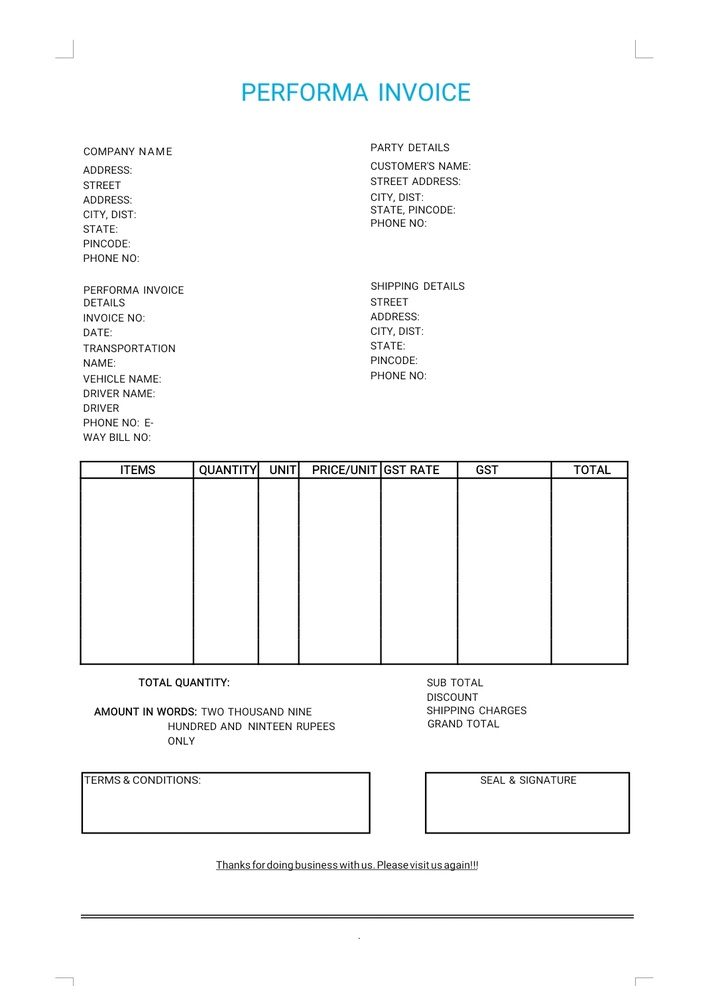
#> input picture data/invoices/real/performa_invoice.jpg, 716 x 986 px, shrunk from 1080 x 1487 before the run
$ python -i layout_analysis.py   (imports and definitions only)
#> lines starting #> are read from the running program, lines starting #| are printed output that depends on the picture; after the words box and inside, x2 and y2 are one past the last pixel; in counts of white or black regions, pixels touching at a corner belong together
"""
Document layout analysis (the "analysis" half of the project).

Given a clean grayscale page it finds:
  * character-level connected components (for visualisation), and
  * text regions, each classified as text / table / image / header-footer.

This is classical computer vision, but built for speed: the old pure-Python
Run-Length-Smoothing and recursive X-Y cut were O(H*W) Python loops (seconds
per page). They are replaced here by equivalent OpenCV morphology, which is
both faster and cleaner. Layout is descriptive metadata for the UI and the
structured output; recognition itself is handled by the OCR engine.
"""

import cv2


class ConnectedComponentAnalyzer:
    """8-connected component extraction over a foreground (white-on-black) mask."""

    def find_components(self, fg_binary):
        num, _, stats, _ = cv2.connectedComponentsWithStats(fg_binary, connectivity=8)
        comps = []
        for i in range(1, num):  # skip background label 0
            x, y, w, h = (int(stats[i, cv2.CC_STAT_LEFT]),
                          int(stats[i, cv2.CC_STAT_TOP]),
                          int(stats[i, cv2.CC_STAT_WIDTH]),
                          int(stats[i, cv2.CC_STAT_HEIGHT]))
            area = int(stats[i, cv2.CC_STAT_AREA])
            comps.append({
                "bbox": (x, y, w, h),
                "area": area,
                "aspect_ratio": w / float(h) if h else 0.0,
            })
        return comps

    def filter_char_components(self, comps, img_w, img_h):
        """Keep blobs that are plausibly individual characters."""
        max_w = max(40, img_w // 8)
        max_h = max(60, img_h // 12)
        return [c for c in comps
                if 8 <= c["area"] <= max_w * max_h
                and c["bbox"][2] <= max_w and c["bbox"][3] <= max_h
                and 0.05 <= c["aspect_ratio"] <= 15.0]


class RegionClassifier:
    """Classify a region as text / table / image / header-footer."""

    def __init__(self, header_footer_ratio=0.12):
        self.header_footer_ratio = header_footer_ratio

    def classify_region(self, binary_text0, bbox):
        """binary_text0: text=0, background=255 (Otsu output)."""
        x, y, w, h = bbox
        roi = binary_text0[y:y + h, x:x + w]
        if roi.size == 0:
            return "unknown"

        img_h = binary_text0.shape[0]
        rel_top = y / img_h
        rel_bot = (y + h) / img_h
        density = float((roi == 0).mean())
        aspect = w / float(h) if h else 1.0
        h_lines = self._count_horizontal_lines(roi)

        if rel_top < self.header_footer_ratio or rel_bot > 1 - self.header_footer_ratio:
            return "header_footer"
        if h_lines >= 3 and aspect > 1.5:
            return "table"
        if density < 0.02:
            return "image"
        return "text"

    @staticmethod
    def _count_horizontal_lines(roi):
        proj = (roi == 0).sum(axis=1)
        threshold = roi.shape[1] * 0.6
        count, in_line = 0, False
        for v in proj:
            if v > threshold:
                if not in_line:
                    count += 1
                    in_line = True
            else:
                in_line = False
        return count


class LayoutAnalyzer:
    """Facade: char components + classified text regions from a grayscale page."""

    def __init__(self):
        self.cca = ConnectedComponentAnalyzer()
        self.classifier = RegionClassifier()

    def analyze(self, gray):
        if gray.ndim == 3:
            gray = cv2.cvtColor(gray, cv2.COLOR_BGR2GRAY)
        h, w = gray.shape
#> h = 986; w = 716

        # Otsu binary in the classic "text=0, background=255" convention.
        binary = cv2.threshold(gray, 0, 255,
                               cv2.THRESH_BINARY + cv2.THRESH_OTSU)[1]
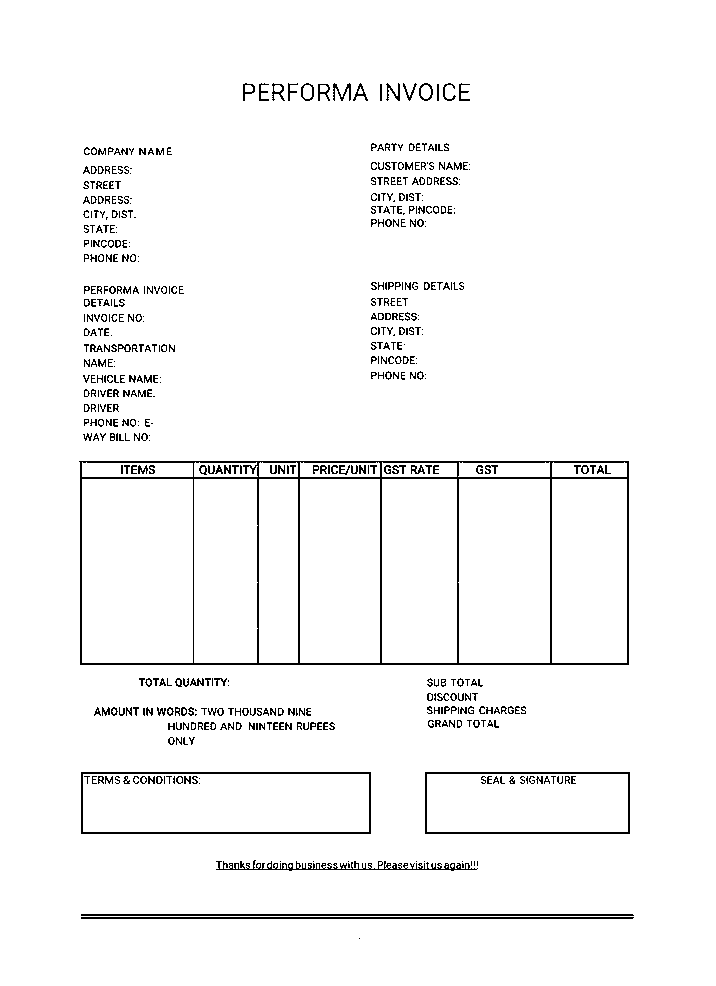
#> binary: shape (986, 716); 96.6% white; black in thin lines or dots, all inside (x1, y1, x2, y2) = (79, 83, 634, 939)
        fg = cv2.bitwise_not(binary)  # foreground (ink) = 255 for morphology/CC

        # Character-level components (for the recognition visualisation).
        char_comps = self.cca.filter_char_components(
            self.cca.find_components(fg), w, h)
#> in find_components, `num, _, stats, _ = cv2.connectedComponentsWithStats(fg_binary, connect..`: num = 532; stats = 532 rows, first 6: [0, 0, 716, 986, 682251], [243, 83, 12, 18, 77], [259, 83, 10, 18, 74], [272, 83, 13, 18, 85], [288, 83, 10, 18, 58], [301, 83, 13, 18, 82]
#> the loop in find_components, `for i in range(1, num):` made 531 passes
#> after the loop in find_components, `for i in range(1, num):`: comps = 531 items
#> in filter_char_components, `max_w = max(40, img_w // 8)`: max_w = 89
#> char_comps = 454 items

        # Region smear: close horizontally so characters merge into lines, then
        # dilate vertically so adjacent lines merge into paragraph/table blocks.
        kx = max(10, w // 40)
#> kx = 17
        smear = cv2.morphologyEx(
            fg, cv2.MORPH_CLOSE, cv2.getStructuringElement(cv2.MORPH_RECT, (kx, 1)))
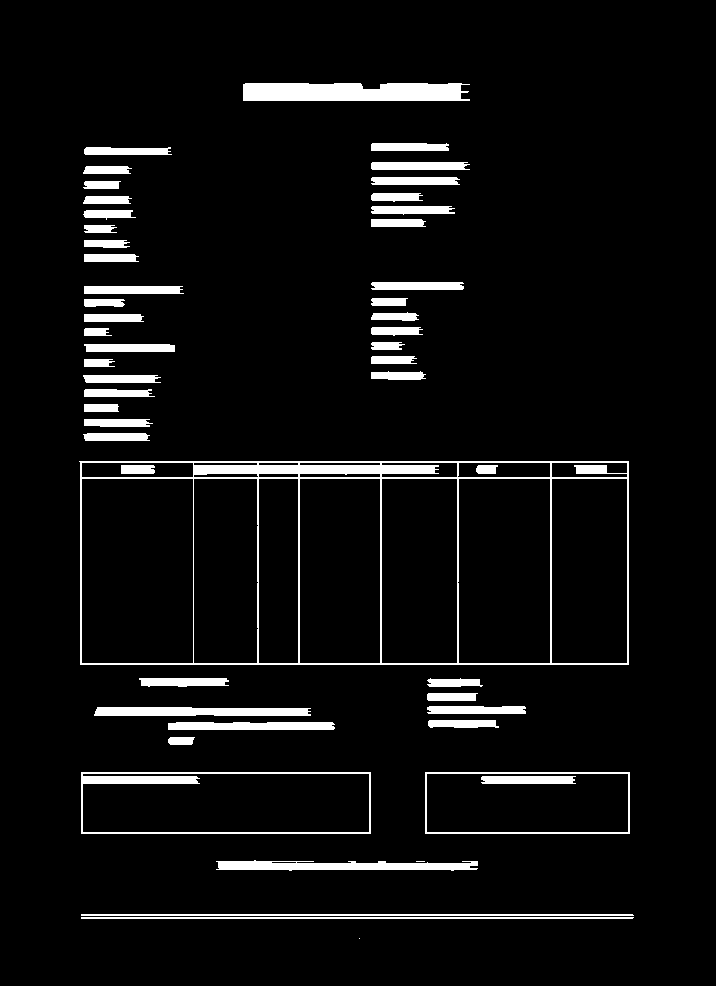
#> smear: shape (986, 716); 5.9% white; 52 white regions (2 under 20 px), largest, box (x1, y1, x2, y2) and area: (79, 461, 629, 665) 8708, (243, 83, 470, 101) 3807, (81, 772, 371, 834) 2312
        ky = max(3, h // 250)
#> ky = 3
        smear = cv2.dilate(
            smear, cv2.getStructuringElement(cv2.MORPH_RECT, (1, ky)))
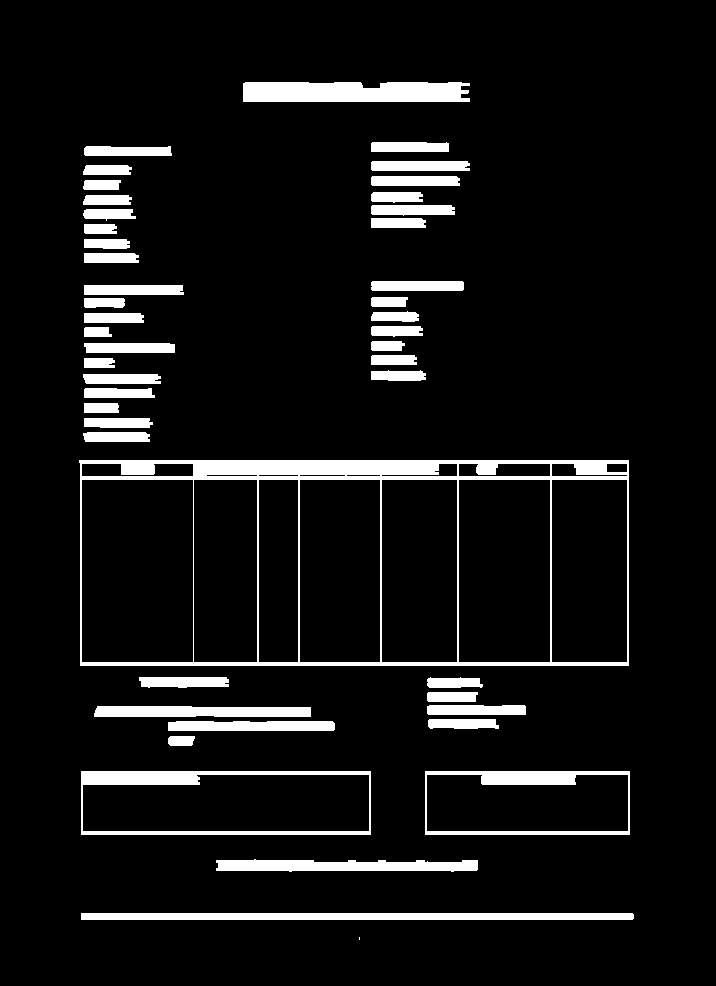
#> smear: shape (986, 716); 8% white; 47 white regions (1 under 20 px), largest, box (x1, y1, x2, y2) and area: (79, 460, 629, 666) 13143, (243, 82, 470, 102) 4295, (81, 913, 634, 920) 3869

        # Region boxes from the smeared image.
        min_area = w * h * 0.0004
#> min_area = 282.4
        regions = []
        for c in self.cca.find_components(smear):
            x, y, bw, bh = c["bbox"]
            if c["area"] < min_area or bw < w * 0.03:
                continue
            regions.append({
                "bbox": (x, y, bw, bh),
                "type": self.classifier.classify_region(binary, (x, y, bw, bh)),
            })
#> this loop made 47 passes
#> (bw, bh, w in classify_region, h in classify_region, rel_top in classify_region, rel_bot in classify_region) on passes 2 to 13: (78, 10, 78, 10, 0.144, 0.154), (88, 10, 88, 10, 0.148, 0.158), (99, 10, 99, 10, 0.163, 0.173), (49, 10, 49, 10, 0.167, 0.177), (89, 10, 89, 10, 0.178, 0.189), (38, 10, 38, 10, 0.183, 0.193), (52, 11, 52, 11, 0.195, 0.206), (49, 10, 49, 10, 0.198, 0.208), (84, 11, 84, 11, 0.208, 0.219), (53, 12, 53, 12, 0.212, 0.224), (55, 10, 55, 10, 0.221, 0.231), (33, 10, 33, 10, 0.227, 0.237)
#> c on passes 28, 47: {'bbox': (371, 370, 55, 11), 'area': 522, 'aspect_ratio': 5}, {'bbox': (359, 937, 1, 3), 'area': 3, 'aspect_ratio': 0.333}
#> pass 1, in classify_region, `roi = binary_text0[y:y + h, x:x + w]`:
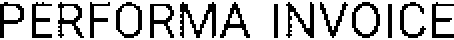
#> roi: shape (20, 227) (shown 2 times larger); 74.8% white; black in thin lines or dots
        regions.sort(key=lambda r: (r["bbox"][1], r["bbox"][0]))

        return {
            "binary": binary,
            "smoothed": smear,
            "components": char_comps,
            "regions": regions,
        }

>>> import cv2
>>> picture = cv2.imread('../data/invoices/real/performa_invoice.jpg', cv2.IMREAD_GRAYSCALE)
>>> result = LayoutAnalyzer().analyze(picture)
